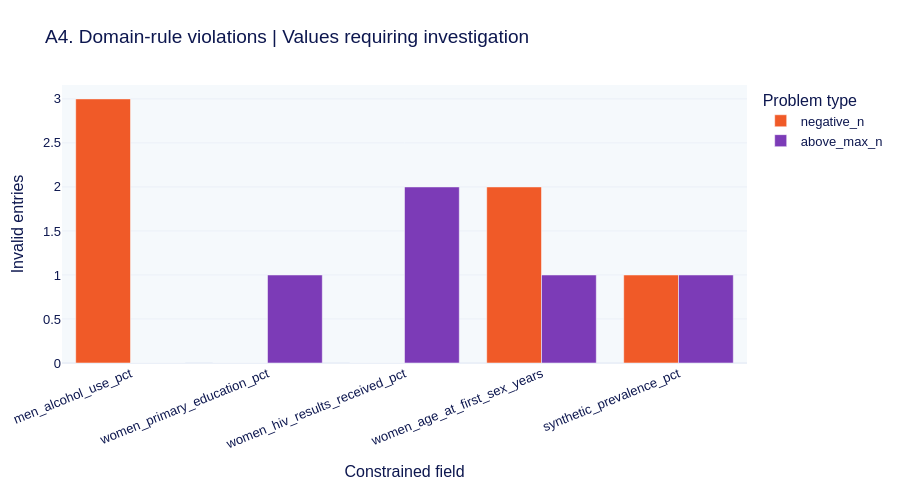

This figure's notebook cell:
### Markdown cell above
## 5. AUDIT D: Negative numbers and domain validation

**A negative number is not automatically an error.** A signed residual, growth measure or standardized variable may legitimately be negative. A **percentage** or **age** cannot be negative, and a percent cannot exceed 100.

Our teaching constraints:

| Variable type | Valid illustrative range | Treatment outside range |
|---|---:|---|
| Percent indicators | 0 to 100 | Set as missing and investigate source |
| Age at first sex (synthetic demonstration) | 12 to 30 years | Set as missing for this exercise only |
| Synthetic outcome (%) | 0 to 100 | Exclude invalid outcome rows after version resolution |
| Generic signed indicators | No artificial non-negative rule | Preserve negatives; inspect extreme values separately |

**Caution:** The 12–30 years age rule is a *teaching assumption*, not a universal exclusion standard. Real data cleaning requires a codebook, subject-matter expertise, sensitivity analysis and attention to potentially valid edge cases.

### Code cell
BOUNDS = {
 'men_alcohol_use_pct': (0,100),
 'women_primary_education_pct':(0,100),
 'women_hiv_results_received_pct':(0,100),
 'women_age_at_first_sex_years':(12,30),
 'synthetic_prevalence_pct':(0,100)
}
invalid_rows = []
for col,(low,high) in BOUNDS.items():
    s=work[col]
    invalid_rows.append({'variable':col,'negative_n':int((s<0).sum()),
                         'above_max_n':int((s>high).sum()),
                         'below_min_n':int((s<low).sum())})
invalid_table = pd.DataFrame(invalid_rows)
long = invalid_table.melt(id_vars='variable',value_vars=['negative_n','above_max_n'],
                          var_name='issue',value_name='count')
fig=px.bar(long,x='variable',y='count',color='issue',barmode='group',
 title='A4. Domain-rule violations | Values requiring investigation',
 labels={'variable':'Constrained field','count':'Invalid entries','issue':'Problem type'},
 color_discrete_map={'negative_n':CORAL,'above_max_n':'#7C3BB7'})
fig.update_layout(height=490,xaxis_tickangle=-22)
fig.show()
print(f'Generic signed variable other_indicator_02 has {int((work.other_indicator_02<0).sum())} negative values.')
print('INTERPRET: Those signed predictor negatives are not invalid. Apply domain rules, not blanket deletion.')
display(invalid_table)

### Figure 1 — Plotly figure (JSON) as saved in the notebook; plotly's stock layout.template omitted (floating-point values rounded to 4 significant figures)
{"data": [{"alignmentgroup": "True", "hovertemplate": "Problem type=negative_n<br>Constrained field=%{x}<br>Invalid entries=%{y}<extra></extra>", "legendgroup": "negative_n", "marker": {"color": "#F05A28", "pattern": {"shape": ""}}, "name": "negative_n", "offsetgroup": "negative_n", "orientation": "v", "showlegend": true, "textposition": "auto", "type": "bar", "x": ["men_alcohol_use_pct", "women_primary_education_pct", "women_hiv_results_received_pct", "women_age_at_first_sex_years", "synthetic_prevalence_pct"], "xaxis": "x", "y": [3, 0, 0, 2, 1], "yaxis": "y"}, {"alignmentgroup": "True", "hovertemplate": "Problem type=above_max_n<br>Constrained field=%{x}<br>Invalid entries=%{y}<extra></extra>", "legendgroup": "above_max_n", "marker": {"color": "#7C3BB7", "pattern": {"shape": ""}}, "name": "above_max_n", "offsetgroup": "above_max_n", "orientation": "v", "showlegend": true, "textposition": "auto", "type": "bar", "x": ["men_alcohol_use_pct", "women_primary_education_pct", "women_hiv_results_received_pct", "women_age_at_first_sex_years", "synthetic_prevalence_pct"], "xaxis": "x", "y": [0, 1, 2, 1, 1], "yaxis": "y"}], "layout": {"barmode": "group", "height": 490, "legend": {"title": {"text": "Problem type"}, "tracegroupgap": 0}, "title": {"text": "A4. Domain-rule violations | Values requiring investigation"}, "xaxis": {"anchor": "y", "domain": [0.0, 1.0], "tickangle": -22, "title": {"text": "Constrained field"}}, "yaxis": {"anchor": "x", "domain": [0.0, 1.0], "title": {"text": "Invalid entries"}}}}
